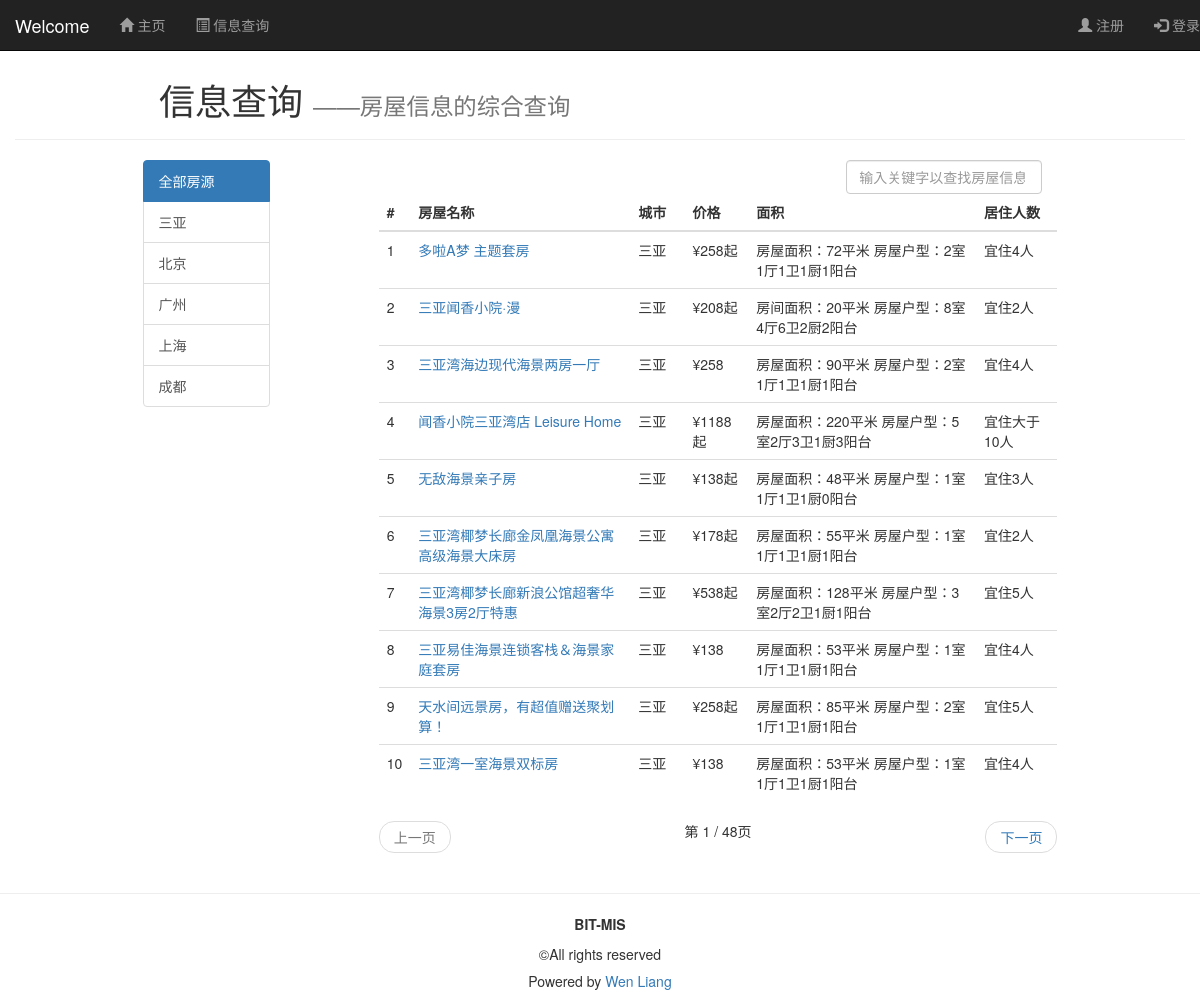
Page /search_data/ on the committed database.
### djangoweliang/models.py (models this page shows, shortened)
class House(models.Model):
    name = models.CharField(max_length=128)
    city = models.CharField(max_length=128)
    price = models.CharField(max_length=128)
    area = models.CharField(max_length=128)
    numofman = models.CharField(max_length=128)
    bedsize = models.CharField(max_length=128)
    class META:
        ordering = ['name']

### djangoweliang/views.py (the view)
# urls.py: url(r'^search_data/$', views.search_data, name='search_data'),
def search_data(request):
    user = request.user if request.user.is_authenticated() else None
    city_list = House.objects.values_list('city', flat=True).distinct()
    query_city = request.GET.get('city', 'all')
    if (not query_city) or House.objects.filter(city=query_city).count() is 0:
        query_city = 'all'
        house_list = House.objects.all()
    else:
        house_list = House.objects.filter(city=query_city)
    if request.method == 'POST':
        keyword = request.POST.get('keyword', '')
        house_list = House.objects.filter(Q(name__contains=keyword)|Q(price__contains=keyword)|Q(city__contains=keyword)|Q(area__contains=keyword)|Q(bedsize__contains=keyword)|Q(numofman__contains=keyword))#(name__contains =keyword)
        query_city = 'all'
    paginator = Paginator(house_list, 10)
    page = request.GET.get('page')
    try:
        house_list = paginator.page(page)
    except PageNotAnInteger:
        house_list = paginator.page(1)
    except EmptyPage:
        house_list = paginator.page(paginator.num_pages)
    content = {
        'user': user,
        'active_menu': 'search_data',
        'city_list': city_list,
        'query_city': query_city,
        'house_list': house_list,
    }
    return render(request, 'blog/search_data.html', content)

### templates/blog/search_data.html (shortened to what this page needs)
{% extends "blog/base.html" %}
{% load staticfiles %}
{% load static %}
{% block content %}
    <div class="page-header">
				<h1>
					&emsp;&emsp;&emsp;&emsp;信息查询 <small>——房屋信息的综合查询</small>
				</h1>
			</div>
    <div class="container">
        <div class="row">
            <div class="col-md-10 col-md-offset-1">
                <div class="col-md-2">
                    <div class="list-group" >
                        <a href="{% url 'search_data' %}" class="list-group-item active"  id="id_city_all">
                            全部房源
                        </a>
                        {% for city in city_list %}
                            <a href="{% url 'search_data' %}?city={{ city }}" class="list-group-item "
                               id="id_city_{{ city }}">
                                {{ city }}
                            </a>
                        {% endfor %}
                    </div>
                </div>
                <div class="col-md-9 col-md-offset-1 ">
                    <div class="col-md-4 col-md-offset-8">
                        <form role="form" method="post" name="search_form">
                            <input type="search" class="form-control" name="keyword"
                                   placeholder="输入关键字以查找房屋信息" id="id_search_input" onkeyup="key_up()"
                                   autofocus>
                        </form>
                    </div>
                    <table class="table table-hover">
                        <thead>
                        <tr>
                            <th>#</th>
                            <th>房屋名称</th>
                            <th style="width: 8%">城市</th>
                            <th>价格</th>
                            <th>面积</th>
                            <th style="width: 12%">居住人数</th>
                        </tr>
                        </thead>
                        <tbody>
                        {% for house in house_list %}
                            <tr >
                                <td>{{ forloop.counter }}</td>
                                <td><a href="{% url 'detail'  %}?id={{ house.id }}">{{ house.name }}</a></td>
                                <td >{{ house.city }}</td>
                                <td>{{ house.price }}</td>
                                <td>{{ house.area }}</td>
                                <td>{{ house.numofman }}</td>
                            </tr>
                        {% empty %}
                            <tr>
                                <td>暂无相关信息</td>
                            </tr>
                        {% endfor %}
                        </tbody>
                    </table>
                    <nav>
                        <ul class="pager">
                            {% if house_list.has_previous %}
                                <li class="previous"><a
                                        href="?typ={{ query_city }}&page={{ house_list.previous_page_number }}">上一页</a>
                                </li>
                            {% else %}
                                <li class="previous disabled"><a href="#">上一页</a></li>
                            {% endif %}
                            第 {{ house_list.number }} / {{ house_list.paginator.num_pages }}页
                            {% if house_list.has_next %}
                                <li class="next"><a
                                        href="?typ={{ query_city }}&page={{ house_list.next_page_number }}">下一页</a>
                                </li>
                            {% else %}
                                <li class="next disabled"><a href="#">下一页</a></li>
                            {% endif %}
                        </ul>
                    </nav>
                </div>
            </div>
        </div>
    </div>
{% endblock %}

### rows in the picture
House: name "多啦A梦 主题套房", city "三亚", price "¥258起", area "房屋面积：72平米 房屋户型：2室1厅1卫1厨1阳台", numofman "宜住4人"
House: name "三亚闻香小院·漫", city "三亚", price "¥208起", area "房间面积：20平米 房屋户型：8室4厅6卫2厨2阳台", numofman "宜住2人"
House: name "三亚湾海边现代海景两房一厅", city "三亚", price "¥258", area "房屋面积：90平米 房屋户型：2室1厅1卫1厨1阳台", numofman "宜住4人"
House: name "闻香小院三亚湾店 Leisure Home", city "三亚", price "¥1188起", area "房屋面积：220平米 房屋户型：5室2厅3卫1厨3阳台", numofman "宜住大于10人"
House: name "无敌海景亲子房", city "三亚", price "¥138起", area "房屋面积：48平米 房屋户型：1室1厅1卫1厨0阳台", numofman "宜住3人"
House: name "三亚湾椰梦长廊金凤凰海景公寓高级海景大床房", city "三亚", price "¥178起", area "房屋面积：55平米 房屋户型：1室1厅1卫1厨1阳台", numofman "宜住2人"
House: name "三亚湾椰梦长廊新浪公馆超奢华海景3房2厅特惠", city "三亚", price "¥538起", area "房屋面积：128平米 房屋户型：3室2厅2卫1厨1阳台", numofman "宜住5人"
House: name "三亚易佳海景连锁客栈＆海景家庭套房", city "三亚", price "¥138", area "房屋面积：53平米 房屋户型：1室1厅1卫1厨1阳台", numofman "宜住4人"
House: name "天水间远景房，有超值赠送聚划算！", city "三亚", price "¥258起", area "房屋面积：85平米 房屋户型：2室1厅1卫1厨1阳台", numofman "宜住5人"
House: name "三亚湾一室海景双标房", city "三亚", price "¥138", area "房屋面积：53平米 房屋户型：1室1厅1卫1厨1阳台", numofman "宜住4人"

### other values in the picture
{{ city }} "三亚" "北京" "广州" "上海" "成都"
{{ house_list.number }} "1"
{{ house_list.paginator.num_pages }} "48"
